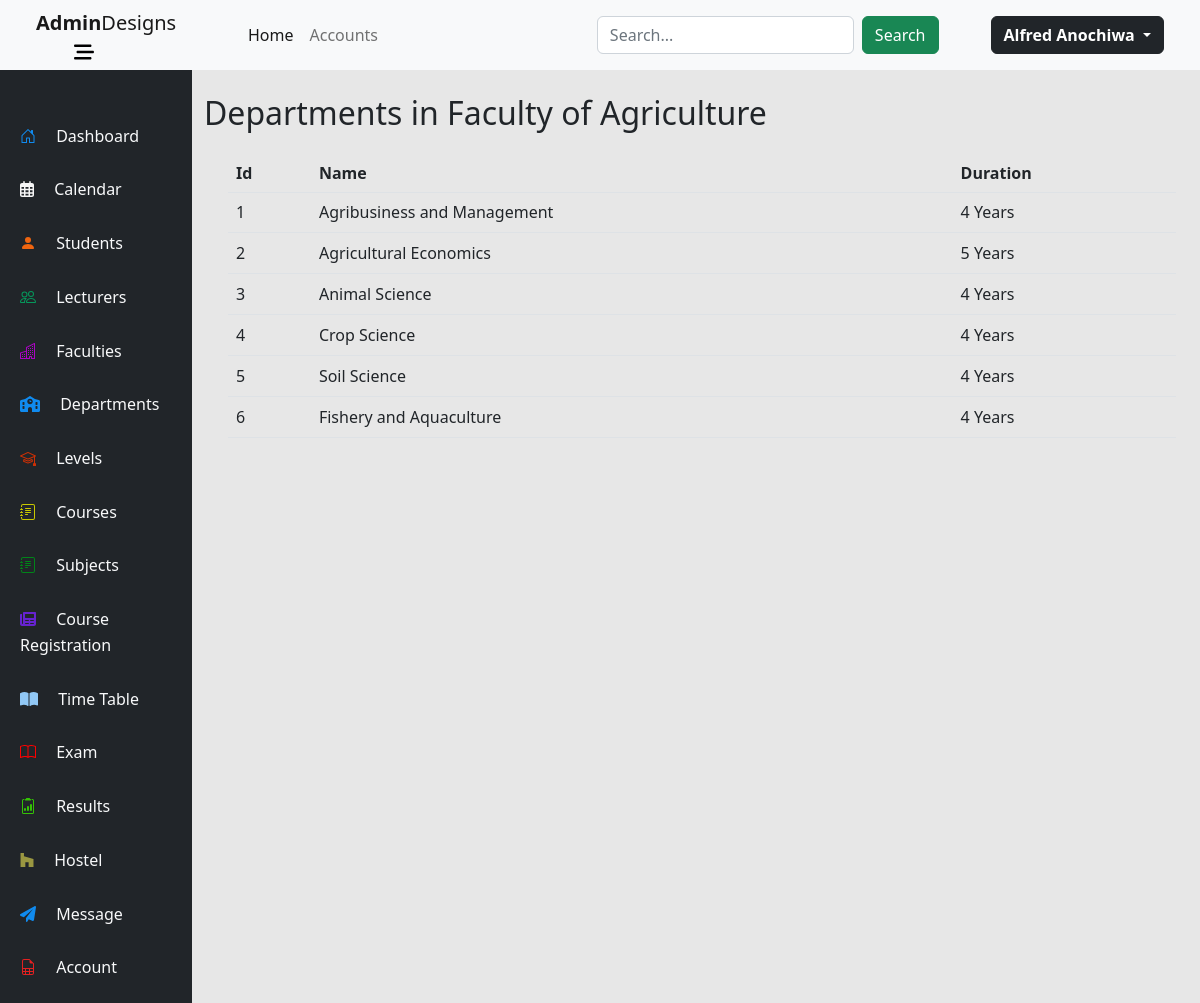
Page /faculties/details/1 (signed in) on the committed database.
### faculties/models.py (models this page shows, shortened)
class Faculty(models.Model):
    facultyId = models.AutoField(primary_key=True)
    facultyName = models.CharField(blank=False, max_length=100, unique=True)
    class Meta:
        verbose_name_plural = 'Faculties'

### departments/models.py (models this page shows, shortened)
class Department(models.Model):
    DURATION = (
        ('4', '4 Years'),
        ('5', '5 Years'),
        ('6', '6 Years')
    )
    departmentId = models.AutoField(primary_key=True)
    departmentName = models.CharField(blank=False, max_length=100, unique=True)
    faculty = models.ForeignKey(Faculty, on_delete=models.CASCADE)
    courseDuration =  models.CharField(max_length=1, choices=DURATION, blank=False)

### faculties/views.py (the view)
# urls.py: path('details/<int:id>', views.details, name='details'),
@login_required
def details(request, id):
    faculty = Faculty.objects.get(pk=id)
    dept = Department.objects.filter(faculty=faculty)
    context = {
        'dept':dept,
        'faculty':faculty,
    }
    return render(request, 'faculty-details.html', context)

### faculties/templates/faculty-details.html (shortened to what this page needs)
{% extends 'dashboard/base.html' %}
{% block content %}
<div class="h2 mt-4 ">Departments in Faculty of {{faculty.facultyName}}</div>
<div class="table-container m-4">
    <table class="table sm table-hover">
    <thead>
        <tr class="h6">
            <th>Id</th>
            <th>Name</th>
            <th>Duration</th>
    </thead>
    <tbody>
        {% for d in dept %}
        <tr>
            <td>
                {{d.departmentId}}
            </td>
            <td>
                 {{d.departmentName}}
            </td>
            <td>
                {{d.courseDuration|add:' Years'}}
           </td>
        </tr>
        {% endfor %}
    </tbody>
    </table>
</div>
{% endblock content %}

### dashboard/templates/dashboard/base.html (shortened to what this page needs)
{% load static %}
<!DOCTYPE html>
<html lang="en">
<head>
    <link rel="stylesheet" href="https://cdn.jsdelivr.net/npm/bootstrap@5.2.3/dist/css/bootstrap.min.css">
    <link rel="stylesheet" href="{% static 'css/bootstrap.min.css' %}">
    <link rel="stylesheet" href="{% static 'css/animate.css' %}">
</head>
<body class=" p-0 m-0">
<nav class="navbar navbar-expand-sm navbar-light bg-light row sticky-top">
    <div class="col-2 text-center ps-5">
        <a class="navbar-brand" href="../../../"><strong>Admin</strong>Designs</a>
        <a class="me-5" href="#"  data-bs-toggle="collapse" data-bs-target="#aside" aria-expanded="false" aria-controls="aside">
        </a>
    </div>
      <div class="col-10 ps-5 pe-5">
        <div class="collapse navbar-collapse" id="collapsibleNavId">
            <ul class="navbar-nav me-auto mt-2 mt-lg-0">
                <li class="nav-item">
                    <a class="nav-link active" href="../../../" aria-current="page">Home <span class="visually-hidden">(current)</span></a>
                </li>
                <li class="nav-item">
                    <a class="nav-link" href="../../../accounts">Accounts</a>
                </li>
            </ul>
            <form class="d-flex my-2 my-lg-0" method="GET" action="search">
                <input class="form-control me-sm-2" type="text" placeholder="Search..." name="q">
                <button class="btn btn-success my-2 my-sm-0" type="submit">Search</button>
            </form>
            <div class="ms-1 d-flex flex-row align-items-center">
                <div class="dropdown">
                    <a class="btn btn-dark dropdown-toggle" type="button" id="dropdownMenuButton" data-toggle="dropdown" aria-haspopup="true" aria-expanded="false">
                        <strong class="">{{user.first_name}} {{user.last_name}}</strong>
                    </a>
                </div>
            </div>
        </div>
  </div>
</nav>
<div class="row">
    <aside class="col-2 bg-dark text-light p-0 aside" id="aside">
        <div class="col-12 m-2 mt-5 ">
            <div class="col-12 mb-3  aside-list-item ps-4 pt-1 pb-2 active">
                <a href="../../../"  class="text-decoration-none text-light">
                    <span class="ms-3 align-middle text-responsive">Dashboard</span>
                </a>
            </div>
            <div class="col-12 mb-3  aside-list-item ps-4 pt-1 pb-2">
                <a href="#"  class="text-decoration-none text-light">
                    <span class="ms-3 align-middle text-responsive">Calendar</span>
                </a>
            </div>
            <div class="col-12 mb-3  aside-list-item ps-4 pt-1 pb-2">
                <a href="../../../students"  class="text-decoration-none text-light">
                    <svg xmlns="http://www.w3.org/2000/svg" width="16" height="16" fill="currentColor" style="fill: rgb(239, 101, 16);" class="bi bi-person-fill" viewBox="0 0 16 16">
                        <path d="M3 14s-1 0-1-1 1-4 6-4 6 3 6 4-1 1-1 1H3zm5-6a3 3 0 1 0 0-6 3 3 0 0 0 0 6z"/>
                      </svg>
                    <span class="ms-3 align-middle text-responsive">Students</span>
                </a>
            </div>
            <div class="col-12 mb-3  aside-list-item ps-4 pt-1 pb-2">
                <a href="../../../lecturers"  class="text-decoration-none text-light">
                    <span class="ms-3 align-middle text-responsive">Lecturers</span>
                </a>
            </div>
            <div class="col-12 mb-3  aside-list-item ps-4 pt-1 pb-2">
                <a href="../../../faculties"  class="text-decoration-none text-light">
                    <span class="ms-3 align-middle text-responsive">Faculties</span>
                </a>
            </div>
            <div class="col-12 mb-3  aside-list-item ps-4 pt-1 pb-2">
                <a href="../../../departments"  class="text-decoration-none text-light" >
                    <span class="ms-3 align-middle text-responsive">Departments</span>
                </a>
            </div>
            <div class="col-12 mb-3  aside-list-item ps-4 pt-1 pb-2">
                <a href="../../../levels"  class="text-decoration-none text-light">
                    <span class="ms-3 align-middle text-responsive">Levels</span>
                </a>
            </div>
            <div class="col-12 mb-3  aside-list-item ps-4 pt-1 pb-2">
                <a href="../../../courses"  class="text-decoration-none text-light">
                    <span class="ms-3 align-middle text-responsive">Courses</span>
                </a>
            </div>
            <div class="col-12 mb-3  aside-list-item ps-4 pt-1 pb-2">
                <a href="../../../subjects"  class="text-decoration-none text-light">
                    <span class="ms-3 align-middle text-responsive">Subjects</span>
                </a>
            </div>
                        <div class="col-12 mb-3  aside-list-item ps-4 pt-1 pb-2">
                <a href="#"  class="text-decoration-none text-light">
                    <span class="ms-3 align-middle text-responsive">Course Registration</span>
                </a>
            </div>
            <div class="col-12 mb-3  aside-list-item ps-4 pt-1 pb-2">
                <a href="#"  class="text-decoration-none text-light">
                    <span class="ms-3 align-middle text-responsive">Time Table</span>
                </a>
            </div>
            <div class="col-12 mb-3  aside-list-item ps-4 pt-1 pb-2">
                <a href="#"  class="text-decoration-none text-light">
                    <span class="ms-3 align-middle text-responsive">Exam</span>
                </a>
            </div>
            <div class="col-12 mb-3  aside-list-item ps-4 pt-1 pb-2">
                <a href="#"  class="text-decoration-none text-light">
                    <span class="ms-3 align-middle text-responsive">Results</span>
                </a>
            </div>
            <div class="col-12 mb-3  aside-list-item ps-4 pt-1 pb-2">
                <a href="#"  class="text-decoration-none text-light">
                    <svg style="fill: rgb(154, 151, 65);" xmlns="http://www.w3.org/2000/svg" viewBox="0 0 448 512"><path d="M275.9 330.7H171.3V480H17V32h109.5v104.5l305.1 85.6V480H275.9z"/></svg>
                    <span class="ms-3 align-middle text-responsive">Hostel</span>
                </a>
            </div>
            <div class="col-12 mb-3  aside-list-item ps-4 pt-1 pb-2">
                <a href="#"  class="text-decoration-none text-light">
                    <span class="ms-3 align-middle text-responsive">Message</span>
                </a>
            </div>
            <div class="col-12 mb-3  aside-list-item ps-4 pt-1 pb-2">
                <a href="../../../accounts"  class="text-decoration-none text-light">
                    <span class="ms-3 align-middle text-responsive">Account</span>
                </a>
            </div>
        </div>
    </aside>
    <main class="col-10 main">
        {% block content%}
        {% endblock content %}
    </main>
</div>
</body>
</html>

### dashboard/templates/dashboard/base.html (style rules this page uses)
.aside div svg { fill: whitesmoke; height: 16px; }
.main { background-color: rgb(231, 231, 231); }

### rows in the picture
Faculty: facultyName "Agriculture"
Department: departmentId "1", departmentName "Agribusiness and Management", courseDuration|add "4 Years"
Department: departmentId "2", departmentName "Agricultural Economics", courseDuration|add "5 Years"
Department: departmentId "3", departmentName "Animal Science", courseDuration|add "4 Years"
Department: departmentId "4", departmentName "Crop Science", courseDuration|add "4 Years"
Department: departmentId "5", departmentName "Soil Science", courseDuration|add "4 Years"
Department: departmentId "6", departmentName "Fishery and Aquaculture", courseDuration|add "4 Years"

### other values in the picture
{{ user.first_name }} "Alfred"
{{ user.last_name }} "Anochiwa"
